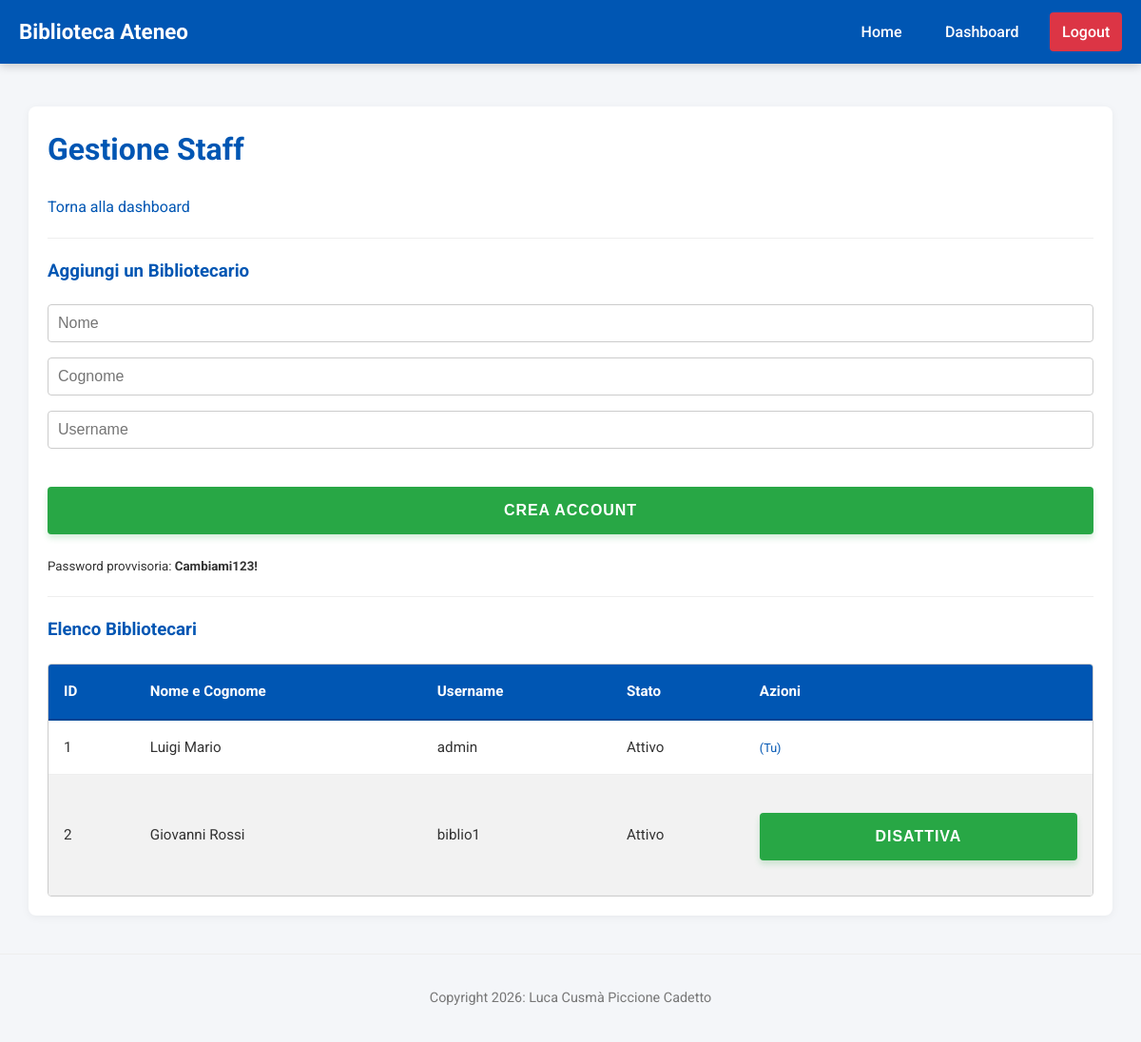
Screenshot of /gestione_bibliotecari.php (signed in) with the database file from the repository.
### tables this page shows
CREATE TABLE Bibliotecario(
    ID_Bibliotecario INT AUTO_INCREMENT PRIMARY KEY,
    Username VARCHAR(100) NOT NULL UNIQUE,
    Password VARCHAR(255) NOT NULL,
    Nome VARCHAR(100) NOT NULL,
    Cognome VARCHAR(100),
    Stato ENUM('Attivo', 'Disattivato') DEFAULT 'Attivo'
);

### src/gestione_bibliotecari.php (the view, shortened to what this page needs)
<?php
    require 'include/db.php';
    $password_provvisoria = 'Cambiami123!';
    $stmt_list = $pdo->query("SELECT * FROM Bibliotecario ORDER BY (ID_Bibliotecario =". $_SESSION['id_bibliotecario'].") DESC, Stato ASC, ID_Bibliotecario ASC");
    require 'include/header.php';
?>
<h1>Gestione Staff</h1>
<a href="dashboard.php">Torna alla dashboard</a>
<hr>
<h3>Aggiungi un Bibliotecario</h3>
<form method="post">
    <input type="text" name="nome" placeholder="Nome" required> <br>
    <input type="text" name="cognome" placeholder="Cognome" required> <br>
    <input type="text" name="username" placeholder="Username" required> <br>
    <button type="submit">Crea Account</button>
</form>
<small>Password provvisoria: <strong><?=htmlspecialchars($password_provvisoria)?></strong></small>
<hr>
<h3>Elenco Bibliotecari</h3>
<div class="table-wrapper">
    <table>
        <thead>
            <tr>
                <th>ID</th>
                <th>Nome e Cognome</th>
                <th>Username</th>
                <th>Stato</th>
                <th>Azioni</th>
            </tr>
        </thead>
        <tbody>
            <?php while($b = $stmt_list->fetch()): ?>
                <tr>
                    <td><?=htmlspecialchars($b['ID_Bibliotecario'])?></td>
                    <td><?=htmlspecialchars($b['Nome'] . ' ' . $b['Cognome'])?></td>
                    <td><?=htmlspecialchars($b['Username'])?></td>
                    <td><?=htmlspecialchars($b['Stato'])?></td>
                    <td>
                        <?php if($b['ID_Bibliotecario'] != $_SESSION['id_bibliotecario']):?>
                            <form method="post">
                                <?php if ($b['Stato'] === 'Attivo'): ?>
                                    <button type="submit" onclick="return confirm('Vuoi disattivare questo account? L\'utente non potrà più accedere.');">
                                        Disattiva
                                    </button>
                                <?php endif; ?>
                            </form>
                        <?php else:?>
                            <small><a href="profilo.php">(Tu)</a></small>
                        <?php endif;?>
                    </td>
                </tr>
            <?php endwhile;?>
        </tbody>
    </table>
</div>
<?php require 'include/footer.php' ?>

### src/assets/css/style.css (style rules this page uses)
* { box-sizing: border-box; }
body { font-family: 'Roboto', sans-serif; background-color: #f4f6f9; color: #333; margin: 0; padding: 0; line-height: 1.6; padding-top: 5rem; }
h1, h2, h3 { color: #0056b3; margin-top: 0; }
hr { border: 0; border-top: 1px solid #eee; margin: 1.25rem 0; }
a { color: #0056b3; text-decoration: none; }
form { margin-bottom: 1.25rem; }
input[type="text"], input[type="email"], input[type="password"], input[type="date"], input[type="number"], select, textarea { width: 100%; padding: 0.625rem; border: 1px solid #ccc; border-radius: 0.25rem; font-size: 1rem; margin-bottom: 1rem; background-color: #fff; }
button[type="submit"], input[type="submit"] { background-color: #28a745; color: white; border: none; padding: 1rem 2rem; font-size: 1rem; font-weight: bold; text-transform: uppercase; letter-spacing: 0.06rem; cursor: pointer; border-radius: 0.25rem; width: 100%; margin-top: 1.5rem; box-shadow: 0 0.25rem 0.375rem rgba(40, 167, 69, 0.2); transition: all 0.3s; -webkit-appearance: none; }
.table-wrapper { width: 100%; overflow-x: auto; margin-top: 1.25rem; border: 1px solid #ccc; border-radius: 0.25rem; background-color: #fff; }
table { width: 100%; border-collapse: collapse; margin: 0; font-size: 0.95rem; white-space: nowrap; }
thead th { background-color: #0056b3; color: white; text-align: left; padding: 1rem; border-bottom: 2px solid #004494; position: sticky; top: 0; }
tbody td { padding: 1rem; border-bottom: 1px solid #eee; color: #333; }
tbody tr:nth-child(even) { background-color: #f2f2f2; }

### rows the page displays
bibliotecario: ID_Bibliotecario "1", Nome+Cognome "Luigi Mario", Username "admin", Stato "Attivo", shows "(Tu)"
bibliotecario: ID_Bibliotecario "2", Nome+Cognome "Giovanni Rossi", Username "biblio1", Stato "Attivo", shows "DISATTIVA"

### other values shown
$password_provvisoria "Cambiami123!"
